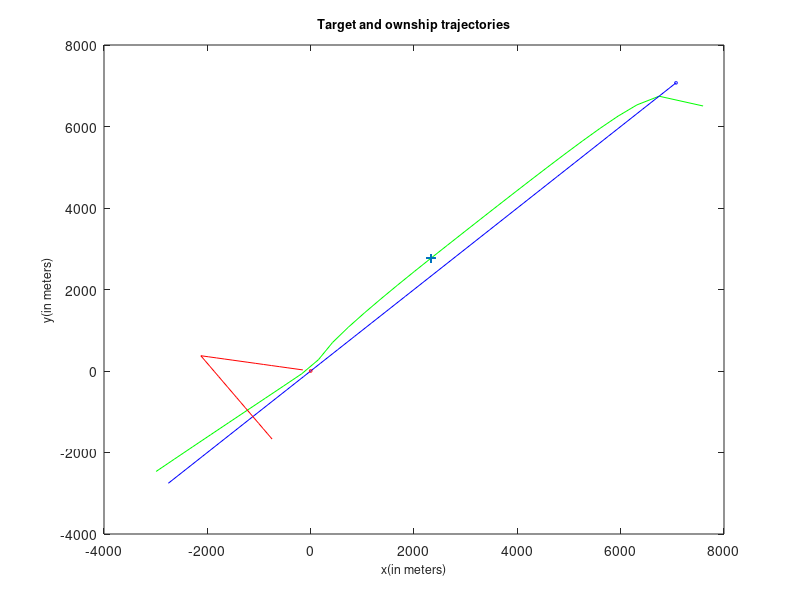

The MATLAB script that drew this image:
%script
rangeVar = 1;
thetaVar = 6;
velocityVar = 10;
% targetInit = [7071; 7071; 225; 7.72];
% ownshipInit = [0; 0; 170; 2.57];
targetInit = [7071; 7071; -5.4589; -5.4589];
ownshipInit = [0; 0; -2.5310; .4463];
ownshipState = ownshipInit;
targetState = targetInit;
targetStateLog = [targetInit];
ownshipStateLog = [];
rmsLog = [];
PLog = [];
startTime = 60;
time = startTime;
finalTime = 1800;
timeStep = 60;

%Initial Measurements
bearing = atan2(targetInit(1)-ownshipInit(1),targetInit(2)-ownshipInit(2))*180/pi + (thetaVar * randn());
distance = sqrt((targetInit(1)-ownshipInit(1)+(rangeVar * randn()))^2+(targetInit(2)-ownshipInit(2)+(rangeVar * randn()))^2);
targetEst = [distance*cosd(bearing);
             distance*sind(bearing);
             0;
             0];
targetEstLog = [targetEst];
P = [0 0 0 0;
     0 0 0 0;
     0 0 velocityVar^2 0;
     0 0 0 velocityVar^2];
Q = [rangeVar^2 0;
     0 rangeVar^2];
F = [1 0 timeStep 0;
     0 1 0 timeStep;
     0 0 1 0;
     0 0 0 1];
PLog = P;
 
%Simulation
for i = startTime:timeStep:finalTime
    time = i;
    
%move vehicle and target
if(time == 900)
    ownshipState(3) = 1.4371;
    ownshipState(4) = -2.1306;
end
ownshipState = F*ownshipState;
ownshipStateLog = [ownshipStateLog ownshipState];
targetState = F*targetState;
targetStateLog = [targetStateLog targetState];

%Measure
H=[(1-(ownshipState(1)/targetState(1))) 0 0 0;
    0 (1-(ownshipState(2)/targetState(2))) 0 0];
dis = H*targetState;
varry = rangeVar * randn();
distance = sqrt((dis(1)+varry)^2+(dis(2)+varry)^2);%Check the variance method

%Estimation
targetEst = F*targetEst;
H_est = [(1-(ownshipState(1)/targetEst(1))) 0 0 0;
    0 (1-(ownshipState(2)/targetEst(2))) 0 0];
disEst = H*targetEst;
P_pred = F*P*F'; %QsuperS
S=H*P_pred*H'+Q;
K=P_pred*H'/S;
targetEst = targetEst + K*(dis-disEst);
P_pred = (eye(4)-K*H)*P_pred;
P = P_pred;
targetEstLog = [targetEstLog targetEst];
r = sqrt( sum( (targetStateLog(1:2)-targetEstLog(1:2)).^2) / numel(targetStateLog) ); 
rmsLog = [rmsLog r];
PLog = [PLog P];


end

%Figure
plot(targetEstLog(1,:),targetEstLog(2,:),'-g')
hold on
plot(targetStateLog(1,:),targetStateLog(2,:),'-b')
hold on
plot(ownshipStateLog(1,:),ownshipStateLog(2,:),'-r')
hold on
plot(ownshipInit(1),ownshipInit(2),'or', 'MarkerSize', 2)
hold on
plot(targetInit(1),targetInit(2),'ob', 'MarkerSize', 2)
%legend('Target Estimate','Target','Ownship','Ownship initial','Target initial')
%legend('Location','northwest')
xlim([-4000 8000])
ylim([-4000 8000])
xlabel('x(in meters)','FontSize',9)
ylabel('y(in meters)','FontSize',9)
title('Target and ownship trajectories','FontSize',9)

% figure()
% plot(rmsLog)

mu = [targetEstLog(1,15) targetEstLog(2,15)];
Sigma = [P(1,1) P(1,2); P(2,1) P(2,2)];
rng default  % For reproducibility
blah = mvnrnd(mu,Sigma,200);
%figure()
plot(blah(:,1),blah(:,2),'+')
